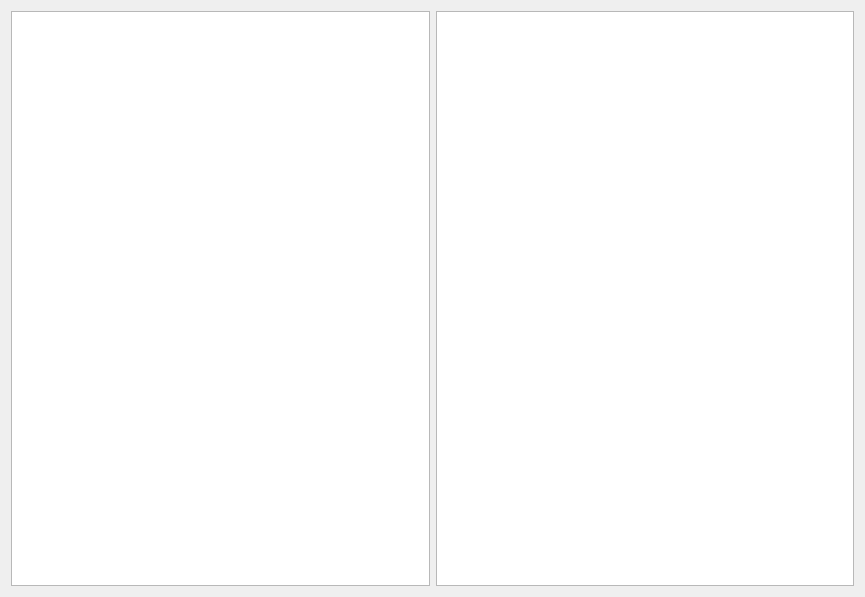
<?xml version="1.0" encoding="UTF-8"?>
<ui version="4.0">
 <class>MainWidget</class>
 <widget class="QWidget" name="MainWidget">
  <property name="geometry">
   <rect>
    <x>0</x>
    <y>0</y>
    <width>865</width>
    <height>597</height>
   </rect>
  </property>
  <property name="windowTitle">
   <string>TreeViewAndListView</string>
  </property>
  <layout class="QHBoxLayout" name="horizontalLayout">
   <item>
    <widget class="QTreeView" name="treeView"/>
   </item>
   <item>
    <widget class="QListView" name="listView"/>
   </item>
  </layout>
 </widget>
 <resources/>
 <connections/>
</ui>
